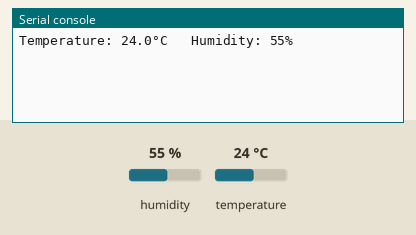
The program below on a simulated Raspberry Pi Pico running MicroPython. On the bench: the last lines printed to the serial console. Inputs (shaded band) come from the test bench; at power-on: humidity 55 %, temperature 24 °C.

Above: at 1.2 s.
1.3 s: humidity set to 22 %
At 3.0 s:
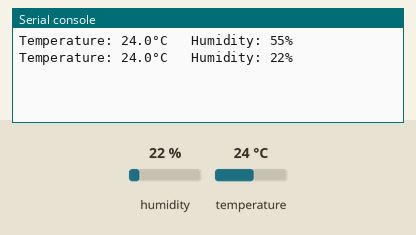
4.0 s: temperature set to 12 °C
At 4.6 s:
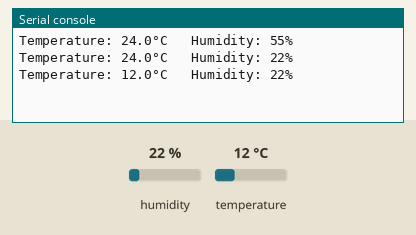
6.7 s: humidity set to 40 %
At 8.9 s:
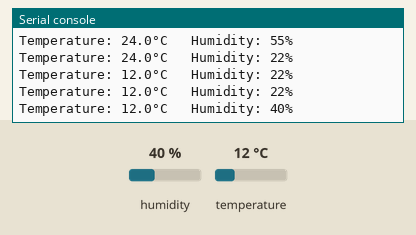
Timing chart, 0 to 10.4 s (numbered marks = the images above; inputs shaded):
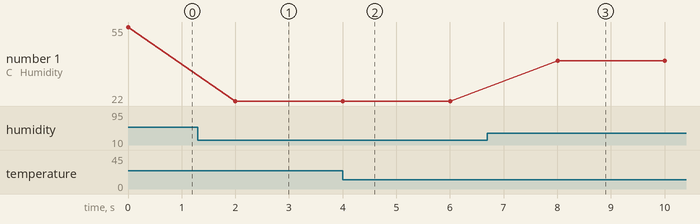

Measured:
- after the input at 1.3 s, the serial console: prints a new line after 0.70 s (image 1)
- after the input at 4.0 s, the serial console: prints a new line at once (image 2)
- after the input at 6.7 s, the serial console: prints a new line after 1.3 s (image 3)
- plotted number 1: 55 → 22 after the input at 1.3 s, 22 → 40 after the input at 6.7 s

The program:

DHTWifiTest.py
```python
# from https://www.freva.com/dht11-temperature-and-humidity-sensor-on-raspberry-pi-pico/
# but changed Pin 16 to pin 2 as no data getting there on GP16 (Expected 84 but got 0 pulses)
# maybe a Pico vs pico W thing

from machine import Pin
import time
from dht import DHT11, InvalidChecksum

sensor = DHT11(Pin(2, Pin.OUT, Pin.PULL_DOWN))

while True:
    try:
        temp = sensor.temperature
        humidity = sensor.humidity
        print("Temperature: {}°C   Humidity: {:.0f}% ".format(temp, humidity))
        time.sleep(2)

    except:
        print("Error, probably an InvalidPulseCount")
```
